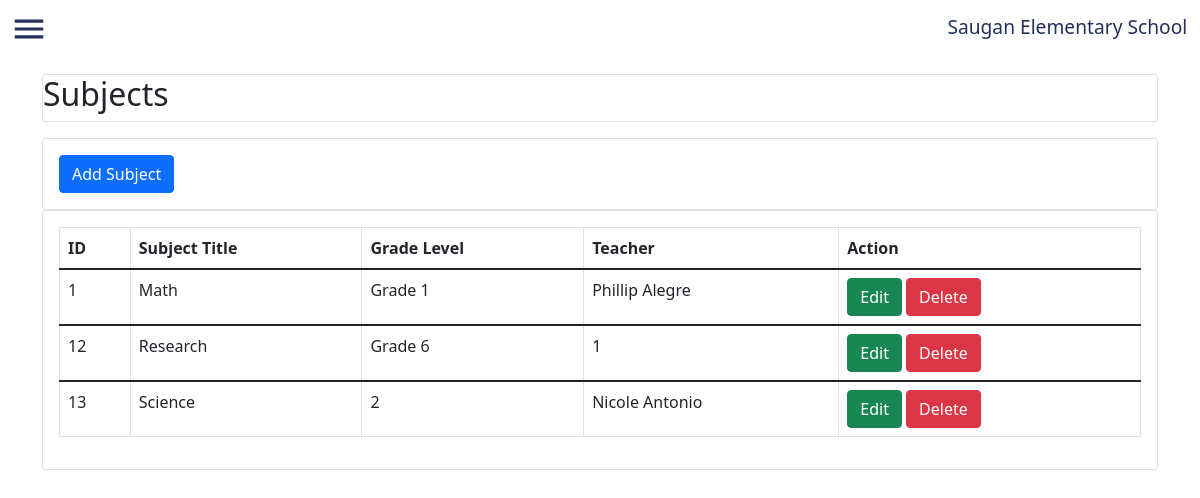
/subjectmanagement.php, run on the app's committed database.
### tables this page shows
CREATE TABLE `subjects` (
  `id` int(11) NOT NULL,
  `title` varchar(50) NOT NULL,
  `gradelvl` varchar(10) NOT NULL,
  `teacher` varchar(50) NOT NULL
);

### subjectmanagement.php (the view, shortened to what this page needs)
<?php
include "connect.php";
?>
<!DOCTYPE html>
<tml>
<head>
	<link href="https://cdn.jsdelivr.net/npm/bootstrap@5.1.3/dist/css/bootstrap.min.css" rel="stylesheet">
	<link rel="stylesheet" type="text/css" href="sidebarother.css">
	<link rel="stylesheet" type="text/css" href="homepageother.css">
</head>
<body>
<section class="headerhome">
		<svg xmlns="http://www.w3.org/2000/svg" height="24" viewBox="0 0 24 24" width="24" id="hamburger"> <path d="M0 0h24v24H0z" fill="none" /> <path d="M3 18h18v-2H3v2zm0-5h18v-2H3v2zm0-7v2h18V6H3z" /></svg>
		<a href="adminhome.php" class="linkhome" id="linkhome">Saugan Elementary School</a>
</section>
	<div class="container">
		<div class ="jumbotron">
			<div class="card my-3">
				<h2>Subjects</h2>
			</div>
			<div class="card">
				<div class="card-body">
					<button type="button" class="btn btn-primary" data-bs-toggle="modal" data-bs-target="#subjectaddmodal">
  					Add Subject
					</button>
				</div>
			</div>
				<div class="card">
					<div class="card-body">
					<?php
						$query = "SELECT * from `subjects`";
						$query_run = mysqli_query($con,$query);
					?>
					<div class="table-responsive col-lg-12"><table id="datatableid" class="table table-bordered">
							  <thead>
							    <tr>
							      <th scope="col">ID</th>
							      <th scope="col">Subject Title</th>
							      <th scope="col">Grade Level</th>
							      <th scope="col">Teacher</th>
							      <th scope="col">Action</th>
							    </tr>
							  </thead>
					<?php
						if ($query_run)
							{
								foreach ($query_run as $row)
							{
					?>
							  <tbody>
							    <tr>
							      <td><?php echo $row['id']; ?></td>
							      <td><?php echo $row['title']; ?></td>
							      <td><?php echo $row['gradelvl']; ?></td>
							      <td><?php echo $row['teacher']; ?></td>
							      <td>
							      	<button type="button" class="btn btn-success editbtn">Edit</button>
							      	<button type="button" class="btn btn-danger deletebtn">Delete</button>
							      </td>
							    </tr>
							  </tbody>
					<?php
							}
						}
						else{
						echo "Data does not exist";
						}
					?>
							</table></div>
					</div>
				</div>
		</div>
	</div>
</body>
</html>

### sidebarother.css (style rules this page uses)
body { margin: 0; padding: 0; }
#hamburger { fill: #213159; height: 38px; width: 38px; margin: 10px; cursor: pointer; }

### homepageother.css (style rules this page uses)
.linkhome { font-size: 1.2rem; text-decoration: none; color: #213159; padding: 0.8rem; float: right; transition: .3s ease; }

### data on the page
subjects: id "1", title "Math", gradelvl "Grade 1", teacher "Phillip Alegre"
subjects: id "12", title "Research", gradelvl "Grade 6", teacher "1"
subjects: id "13", title "Science", gradelvl "2", teacher "Nicole Antonio"
